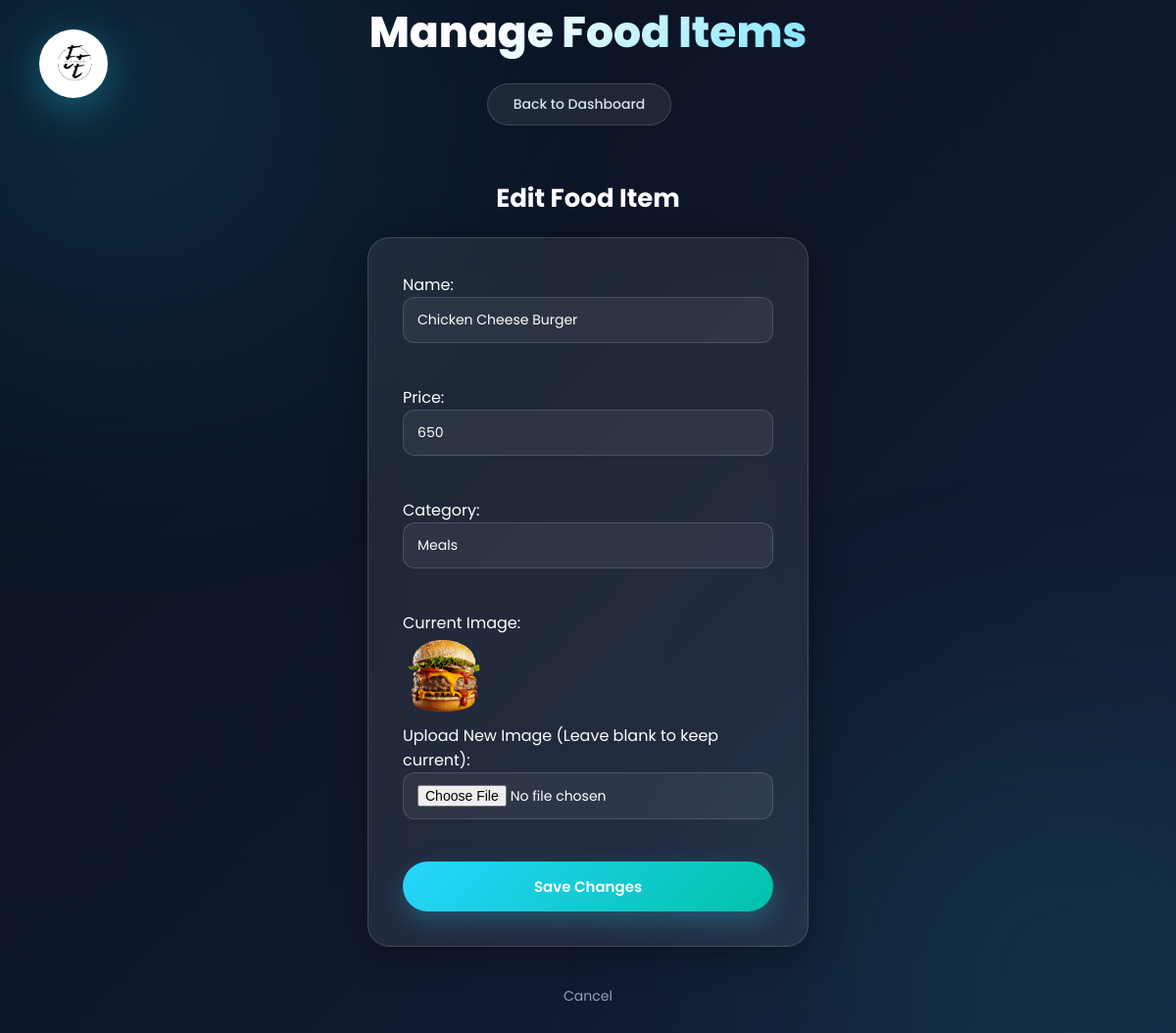
The page /Admin/manage_food.php?action=edit&id=1 (signed in) on the database its author committed.
### tables this page shows
CREATE TABLE `fooditems` (
  `food_id` int(11) NOT NULL,
  `name` varchar(100) NOT NULL,
  `price` float NOT NULL,
  `category` varchar(100) NOT NULL,
  `image` varchar(255) DEFAULT NULL
);

### Admin/manage_food.php (the view, shortened to what this page needs)
<?php
$servername = "localhost";
$username = "root";
$password = "";
$dbname = "edge_express";
$conn = new mysqli($servername, $username, $password, $dbname);
$action = isset($_GET['action']) ? $_GET['action'] : 'list';
if ($action == 'edit' && isset($_GET['id'])) {
    $id = $_GET['id'];
    $sql_edit = "SELECT * FROM fooditems WHERE food_id = '$id'";
    $result_edit = $conn->query($sql_edit);
    $food_to_edit = $result_edit->fetch_assoc();
}
?>
<html>
    <head>
        <link rel="stylesheet" href="../Assets/css/style.css">
        <link rel="stylesheet" href="../Assets/admincss/manage_food.css">
    </head>
    <body>
        <div class="site-logo">
            <img src="../Resources/EE logo.png">
        </div>
        <div class="manage-food">
            <h1>Manage Food Items</h1>
            <a href="dashboard.php">Back to Dashboard</a>
            <?php if ($action == 'list') { ?>
                <a href="manage_food.php?action=add">
                    <button>Add Food</button>
                </a>
                <a href="manage_food.php?action=edit_select">
                    <button>Edit Food</button>
                </a>
                <a href="manage_food.php?action=delete_select">
                    <button>Delete Food</button>
                </a>
                <br><br>
                <?php
                $result = getAllFood($conn);
                if ($result->num_rows > 0) {
                    echo "<table>";
                        echo "<tr><th>ID</th><th>Image</th><th>Name</th><th>Price</th><th>Category</th></tr>";
                        while ($row = $result->fetch_assoc()) {
                            echo "<tr>";
                                echo "<td>" . $row["food_id"] . "</td>";
                                echo "<td><img src='../Resources/" . $row["image"] . "' width='60'></td>";
                                echo "<td>" . $row["name"] . "</td>";
                                echo "<td>" . $row["price"] . "</td>";
                                echo "<td>" . $row["category"] . "</td>";
                            echo "</tr>";
                        }
                    echo "</table>";
                }
                else{
                    echo "No food items found!";
                }
                ?>
                    <?php }
                    elseif ($action == 'edit' && $food_to_edit) { ?>
                        <h2>Edit Food Item</h2>
                        <form name="formEditFood" method="POST" action="manage_food.php" enctype="multipart/form-data">
                            Name: <br>
                            <input type="text" name="name" value="<?php echo $food_to_edit['name']; ?>" required><br><br>
                            Price: <br>
                            <input type="text" name="price" value="<?php echo $food_to_edit['price']; ?>" required><br><br>
                            Category: <br>
                            <input type="text" name="category" value="<?php echo $food_to_edit['category']; ?>" required><br><br>
                            Current Image: <br>
                            <?php
                            if ($food_to_edit['image']) { ?>
                                <img src="../Resources/<?php echo $food_to_edit['image']; ?>" width="80"><br>
                            <?php }else{ ?>
                                No image uploaded yet.<br>
                            <?php } ?>
                            Upload New Image (Leave blank to keep current): <br>
                            <input type="file" name="image" accept="image/*"><br><br>
                            <input type="submit" name="edit_food" value="Save Changes">
                        </form>
                        <br><a href="manage_food.php">Cancel</a>
                        <?php } ?>
        </div>
    </body>
</html>

### Assets/css/style.css (style rules this page uses)
:root { --primary:#27D5FF; --secondary:#00C2A8; --dark:#081120; --dark2:#0F172A; --dark3:#16213E; --white:#ffffff; --text:#D9E3F0; --gray:#94A3B8; --glass:rgba(255,255,255,.08); --glass-border:rgba(255,255,255,.15); --shadow:0 8px 35px rgba(0,0,0,.35); --radius:22px; --transition:.35s ease; }
* { margin:0; padding:0; box-sizing:border-box; }
html { scroll-behavior:smooth; }
body { font-family:'Poppins',sans-serif; color:var(--white); background: linear-gradient( 135deg, #081120 0%, #0F172A 50%, #16213E 100%); overflow-x:hidden; min-height:100vh; position:relative; }
a { text-decoration:none; color:inherit; }

### Assets/admincss/manage_food.css (style rules this page uses)
body { display:flex; flex-direction:column; justify-content:center; align-items:center; min-height:100vh; position:relative; overflow-x:hidden; padding-bottom:60px; }
body::before, body::after { content:""; position:fixed; width:420px; height:420px; border-radius:50%; filter:blur(150px); opacity:.22; z-index:-1; animation:pulse 6s ease-in-out infinite alternate; }
body::before { background:var(--primary); top:-120px; left:-100px; }
body::after { background:var(--secondary); bottom:-120px; right:-100px; animation-delay:1.5s; }
.site-logo { position:fixed; top:30px; left:40px; z-index:10; }
.site-logo img { width:70px; height:70px; object-fit:contain; border-radius:50%; filter:drop-shadow(0 10px 20px rgba(39,213,255,.35)); }
.manage-food { width:100%; max-width:1000px; padding:0 30px; text-align:center; z-index:5; }
.manage-food h1 { font-size:44px; font-weight:800; margin-bottom:20px; background:linear-gradient(135deg,var(--white) 40%,var(--primary)); background-clip:text; -webkit-background-clip:text; -webkit-text-fill-color:transparent; }
.manage-food h2 { font-size:26px; font-weight:700; color:var(--white); margin:30px 0 20px; }
.manage-food > a:first-of-type { display:inline-block; margin:0 18px 25px 0; padding:10px 26px; background:var(--glass); border:1px solid var(--glass-border); border-radius:50px; color:var(--text); font-size:14px; font-weight:500; transition:var(--transition); }
form { max-width:450px; margin:0 auto; text-align:left; background:var(--glass); backdrop-filter:blur(18px); border:1px solid var(--glass-border); border-radius:var(--radius); padding:35px; box-shadow:var(--shadow); }
form input[type="text"], form input[type="file"] { width:100%; padding:12px 14px; margin-bottom:18px; background:rgba(255,255,255,.06); border:1px solid var(--glass-border); border-radius:12px; color:var(--white); font-family:'Poppins',sans-serif; font-size:14px; }
form input[type="submit"] { width:100%; padding:14px; font-family:'Poppins',sans-serif; font-weight:600; font-size:15px; color:var(--white); background:linear-gradient(135deg,var(--primary),var(--secondary)); border:none; border-radius:50px; cursor:pointer; box-shadow:0 10px 25px rgba(39,213,255,.25); transition:var(--transition); }
form img { border-radius:12px; margin-bottom:10px; }
.manage-food > br + a { display:inline-block; margin-top:15px; color:var(--gray); font-size:14px; }

### rows shown on the page
fooditems: name "Chicken Cheese Burger", price "650", category "Meals", image (picture)
